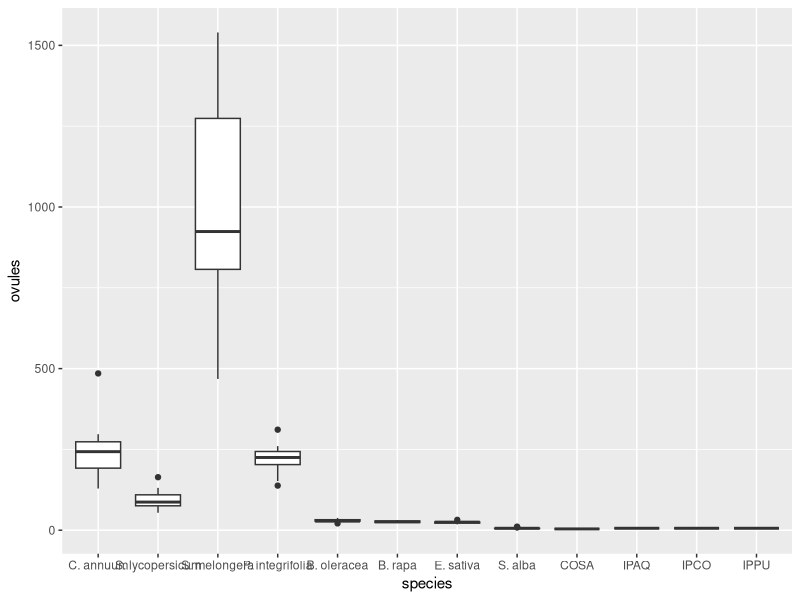
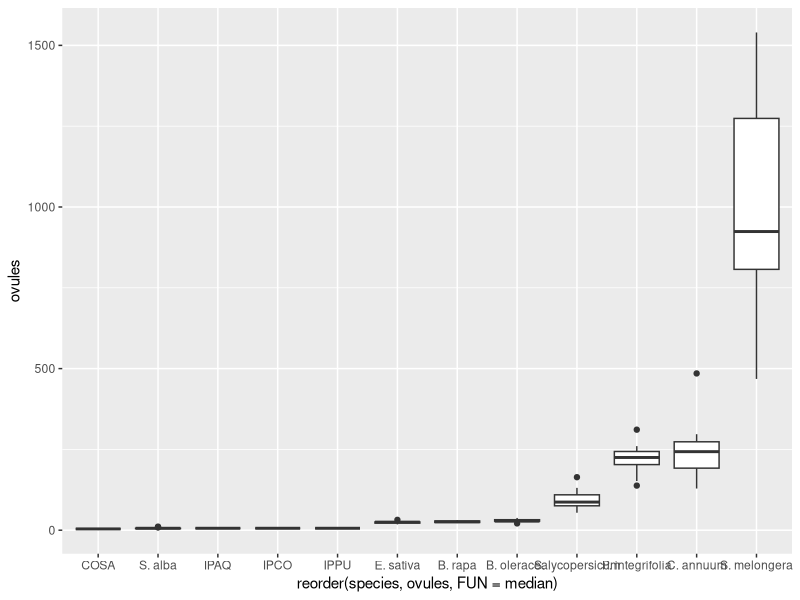
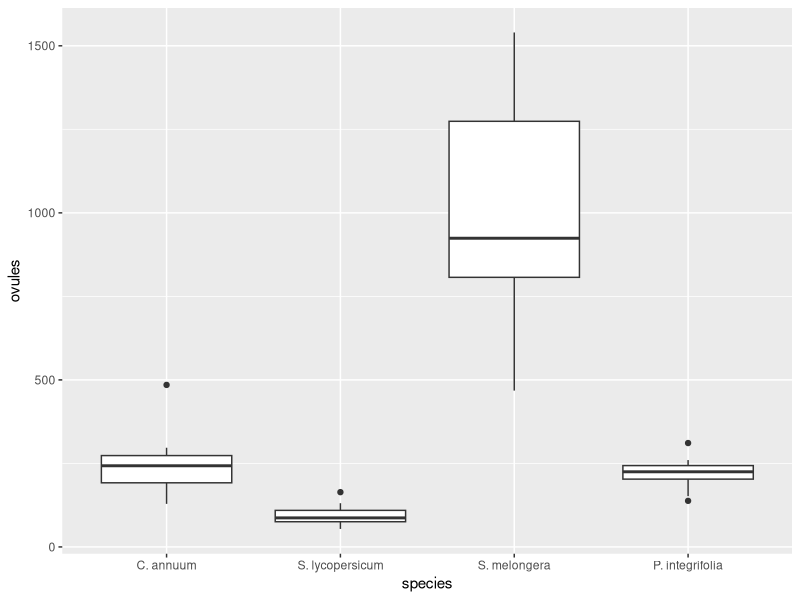
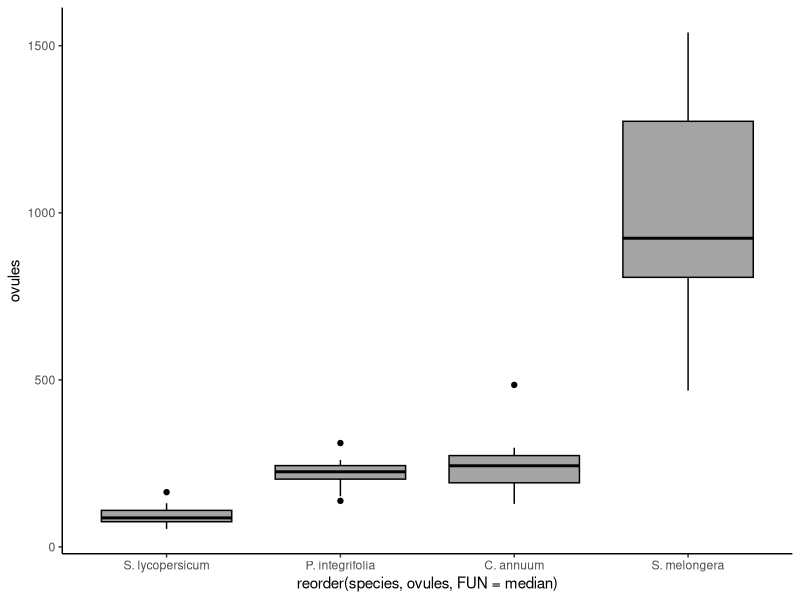
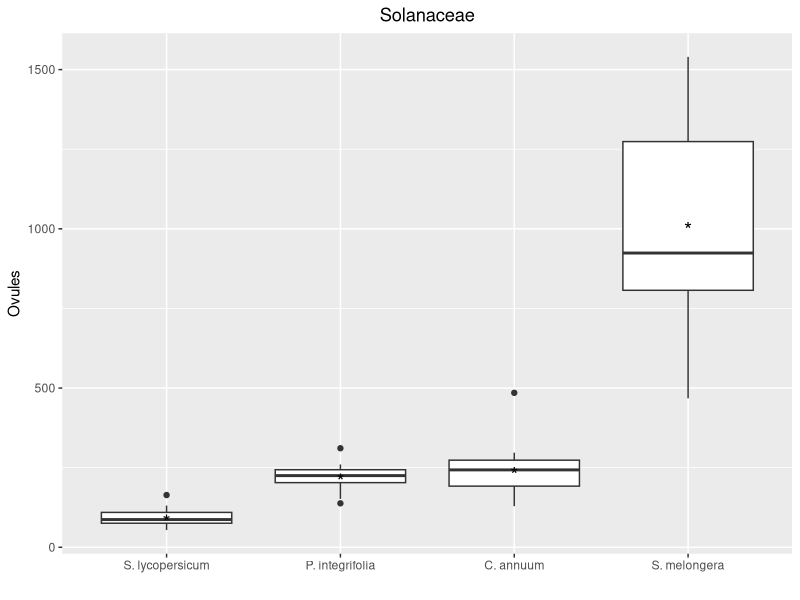
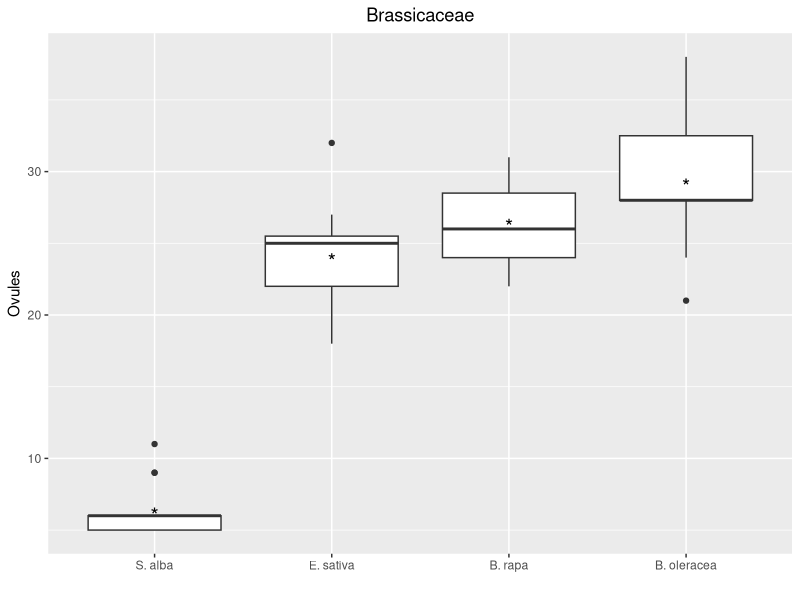

These figures' R source, in order:
#load libraries

library(ggplot2)
library(forcats)

#load data
d<-read.csv("Ovules.csv", sep=";")

colnames(d)[1]<-"C. annuum"
colnames(d)[2]<-"S. lycopersicum"
colnames(d)[3]<-"S. melongera"
colnames(d)[4]<-"P. integrifolia"
colnames(d)[5]<-"B. oleracea"
colnames(d)[6]<-"B. rapa"
colnames(d)[7]<-"E. sativa"
colnames(d)[8]<-"S. alba"


#Reorganise data
d <- stack(d)
#Naming columns
colnames(d)[1]<-"ovules"
colnames(d)[2]<-"species"


#boxplot from ggplot2
ggplot(d, aes(x = species, y = ovules)) + geom_boxplot()

#boxplot from ggplot2 reorder
ggplot(d, aes(x = reorder(species, ovules, FUN = median), y = ovules)) + geom_boxplot()

#subset per family (solanaceae, brassicaceae, convolvulaceae)
solanaceae<-subset(d)[1:60,]
brassicaceae<-subset(d)[61:120,]

# OVULES SOLANACEAE
ggplot(solanaceae, aes(x = species, y = ovules)) + geom_boxplot()

ggplot(solanaceae, aes(x = reorder(species, ovules, FUN = median), y = ovules)) +   geom_boxplot(fill='#A4A4A4', color="black")+
  theme_classic()

p <- ggplot(solanaceae, aes(x = reorder(species, ovules, FUN = median), y = ovules)) +   geom_boxplot()+
labs(title="Solanaceae",x="", y = "Ovules")+
theme(plot.title = element_text(hjust = 0.5))

p + stat_summary(fun.y=mean, geom="point", shape="*", size=5, colour="black")

# OVULES BRASSICACEAE

p <- ggplot(brassicaceae, aes(x = reorder(species, ovules, FUN = median), y = ovules)) +   geom_boxplot()+
  labs(title="Brassicaceae",x="", y = "Ovules")+
  theme(plot.title = element_text(hjust = 0.5))

p + stat_summary(fun.y=mean, geom="point", shape="*", size=5, colour="black")